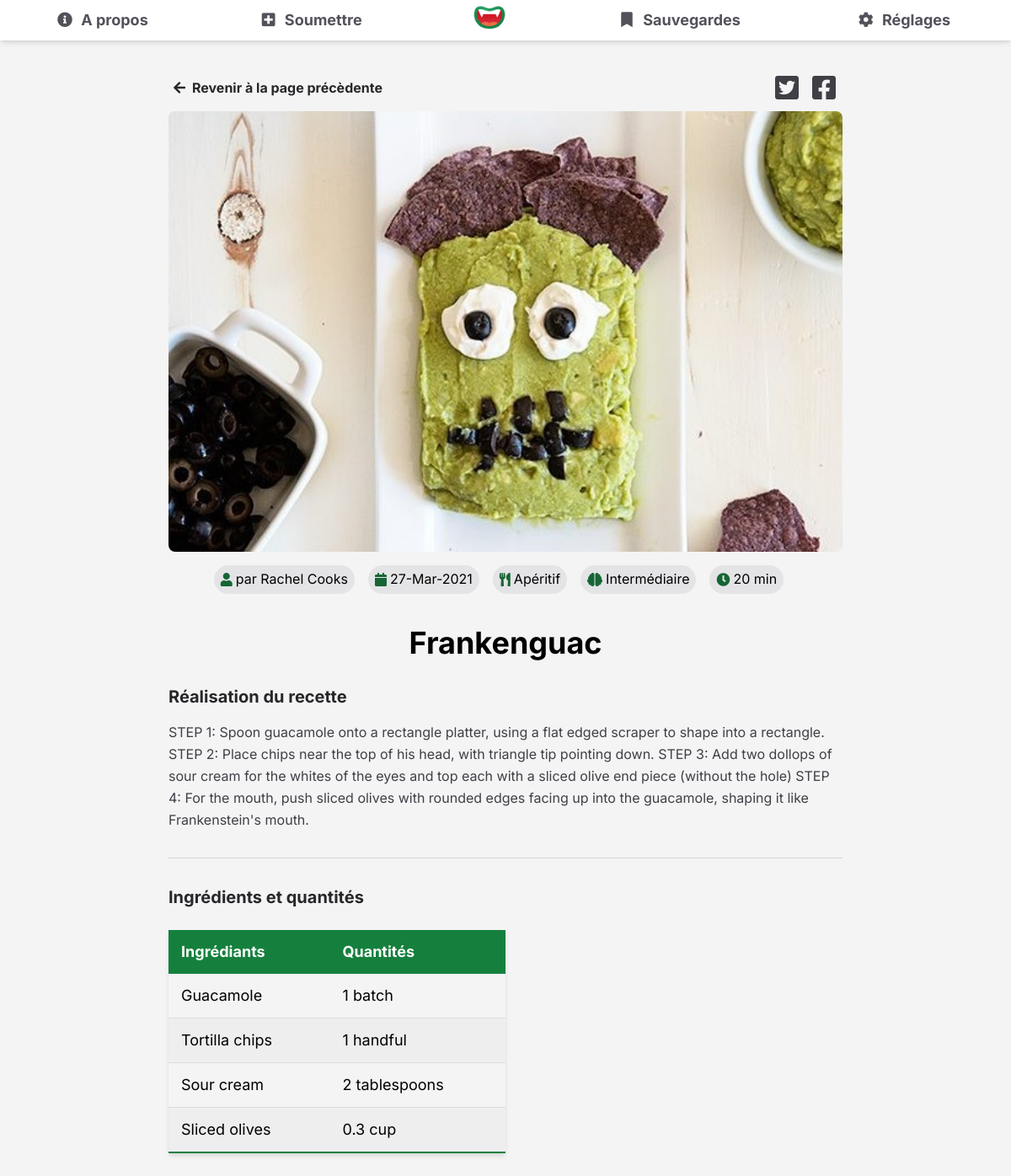
/details.php, run on the app's committed database.
### tables this page shows
CREATE TABLE "Recipes" (
	"Id"	INTEGER NOT NULL UNIQUE,
	"RecipeName"	TEXT,
	"RecipeType"	TEXT,
	"ImageUrl"	TEXT,
	"RecipeDescription"	TEXT,
	"Difficulty"	TEXT,
	"PreparationTime"	INTEGER,
	"Details"	TEXT,
	"FirstName"	TEXT,
	"LastName"	TEXT,
	"Ingrediants"	TEXT,
	"Quantities"	TEXT,
	"PublishDate"	TEXT,
	PRIMARY KEY("Id" AUTOINCREMENT)
);

### backend/recipeDetails.php (called while the page is built, shortened)
<?php
try {
  $dir = dirname(__FILE__);
  $pdo = new PDO("sqlite:{$dir}/database/recipes.sqlite");
  $currentRecipe = $_GET["recipe"];
  $statement = $pdo->query("SELECT * FROM Recipes WHERE Id LIKE '%$currentRecipe%' ");
  $rows = $statement->fetchAll(PDO::FETCH_ASSOC);
  $currentLink = (isset($_SERVER['HTTPS']) && $_SERVER['HTTPS'] === 'on' ? "https" : "http") . "://$_SERVER[HTTP_HOST]$_SERVER[REQUEST_URI]";
  for ($i = 0; $i < count($rows); $i++) {
    $recipeId = ($rows[$i]['Id']);
    $recipeName = ($rows[$i]['RecipeName']);
    $recipeType = ($rows[$i]['RecipeType']);
    $recipeImageUrl = ($rows[$i]['ImageUrl']);
    $recipeDescription = ($rows[$i]['RecipeDescription']);
    $recipeDifficulty = ($rows[$i]['Difficulty']);
    $recipePreparationTime = ($rows[$i]['PreparationTime']);
    $recipeIngrediants = ($rows[$i]['Ingrediants']);
    $recipeQuantities = ($rows[$i]['Quantities']);
    $ingrediants = explode(";", $recipeIngrediants);
    $quantities = explode(";", $recipeQuantities);
    $userFirstName = ($rows[$i]['FirstName']);
    $userLastName = ($rows[$i]['LastName']);
    $publishedDate = ($rows[$i]['PublishDate']);
  }
} catch (PDOException $exception) {
  var_dump($exception);
}

### details.php (the view, shortened to what this page needs)
<!DOCTYPE html>
<html lang="<?php if (isset($_COOKIE['language'])) {
              echo $_COOKIE['language'];
            } else {
              echo 'fr';
            } ?>">
<head>
  <?php $pageName = "detailsPage";
  include "backend/components/headHtml.php"; ?>
</head>
<body>
  <?php include "backend/components/navigation.php"; ?>
  <?php include "backend/recipeDetails.php"; ?>
  <main class="details"
        data-id="recipe<?= $recipeId ?>">
    <div class="details__top">
      <button class="details__backBtn"
              onclick="history.go(-1);">
        <i class="details__backIcon fas fa-arrow-left"></i><?= $lang["backLastPage"] ?>
      </button>
      <div class="details__share">
        <a class="details__shareLink"
           href="https://twitter.com/intent/tweet/?text=Une%20recette%20pour%20zombie%20appelé%20''<?= preg_replace('/[[:space:]]+/', '%20', $recipeName); ?>''&amp;url=<?= $currentLink ?>"
           target="_blank"
           rel="noopener"
           aria-label="Share on Twitter">
          <i class="details__shareIcon fab fa-twitter-square"></i>
        </a>
        <a class="details__shareLink"
           href="https://www.facebook.com/sharer/sharer.php?u=<?= $currentLink ?>"
           target="_blank"
           rel="noopener"
           aria-label="Share on Facebook">
          <i class="details__shareIcon fab fa-facebook-square"></i>
        </a>
      </div>
    </div>
    <figure class="details__img">
      <img src="images/recipes/<?= $recipeImageUrl ?>"
           alt="<?= $recipeName ?> image" />
    </figure>
    <section class="">
      <div class="details__infoList">
        <div class="details__info"><i class="fas fa-user"></i> <span><?= $lang['by'] . " " . $userFirstName . " " . $userLastName ?></span></div>
        <div class="details__info"><i class="fas fa-calendar"></i> <span><?= $publishedDate ?></span></div>
        <div class="details__info"><i class="fas fa-utensils"></i> <span><?= $lang[$recipeType] ?></span></div>
        <div class="details__info"><i class="fas fa-brain"></i> <span><?= $lang[$recipeDifficulty] ?></span></div>
        <div class="details__info">
          <i class="fas fa-clock"></i>
          <span><?= $recipePreparationTime . " " ?>min</span>
        </div>
      </div>
      <h2 class="details__title"><?= $recipeName ?></h2>
      <h3 class="details__header"><?= $lang["recipeRealization"] ?></h3>
      <p class="details__text"><?= $recipeDescription ?></p>
      <hr>
      <h3 class="details__header"><?= $lang["ingrediants"] ?></h3>
      <table class="details__table">
        <thead>
          <tr>
            <th><?= $lang["ingrediantsTable"] ?></th>
            <th><?= $lang["quantitiesTable"] ?></th>
          </tr>
        </thead>
        <tbody>
          <?php
          for ($i = 0; $i < count($ingrediants) - 1; $i++) {
            echo "<tr><td>" . ucfirst($ingrediants[$i]) . "</td>" . "<td>" . $quantities[$i] . "</td>";
          }
          ?>
        </tbody>
      </table>
    </section>
  </main>
</body>
</html>

### data on the page
recipes: ImageUrl (picture), FirstName "Rachel", LastName "Cooks", PublishDate "27-Mar-2021", RecipeType "Apéritif", Difficulty "Intermédiaire", PreparationTime "20", RecipeName "Frankenguac", RecipeDescription "STEP 1: Spoon guacamole onto a rectangle platter, using a flat edged scraper to shape into a rectangle. STEP 2: Place chips near the top of his head, with triangle tip pointing down. STEP 3: Add two dollops of sour cream for the whites of the eyes and top each with a sliced olive end piece (without the hole) STEP 4: For the mouth, push sliced olives with rounded edges facing up into the guacamole, shaping it like Frankenstein's mouth.", Ingrediants "Guacamole", Quantities "1 batch", Ingrediants "Tortilla chips", Quantities "1 handful", Ingrediants "Sour cream", Quantities "2 tablespoons", Ingrediants "Sliced olives", Quantities "0.3 cup"

### other printed values
$lang['about'] "A propos"
$lang['submit'] "Soumettre"
$lang['bookmarks'] "Sauvegardes"
$lang['settings'] "Réglages"
$lang["backLastPage"] "Revenir à la page précèdente"
$lang['by'] "par"
$lang["recipeRealization"] "Réalisation du recette"
$lang["ingrediants"] "Ingrédients et quantités"
$lang["ingrediantsTable"] "Ingrédiants"
$lang["quantitiesTable"] "Quantités"
